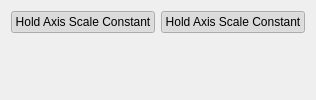
        <widget class="QWidget" name="plotTab">
         <attribute name="title">
          <string>Graph Stuff</string>
         </attribute>
         <layout class="QGridLayout" name="gridLayout_4">
          <item row="1" column="0" colspan="2">
           <layout class="QGridLayout" name="gridLayout_3">
            <item row="0" column="0">
             <widget class="QwtPlot" name="pitch_cmp">
              <property name="frameShape">
               <enum>QFrame::NoFrame</enum>
              </property>
             </widget>
            </item>
            <item row="0" column="2">
             <widget class="QwtPlot" name="roll_cmp"/>
            </item>
            <item row="2" column="0">
             <widget class="QwtPlot" name="pitch_raw"/>
            </item>
            <item row="2" column="2">
             <widget class="QwtPlot" name="roll_raw"/>
            </item>
            <item row="0" column="1" rowspan="3">
             <spacer name="horizontalSpacer">
              <property name="orientation">
               <enum>Qt::Horizontal</enum>
              </property>
              <property name="sizeType">
               <enum>QSizePolicy::Fixed</enum>
              </property>
              <property name="sizeHint" stdset="0">
               <size>
                <width>20</width>
                <height>20</height>
               </size>
              </property>
             </spacer>
            </item>
            <item row="1" column="0">
             <spacer name="verticalSpacer">
              <property name="orientation">
               <enum>Qt::Vertical</enum>
              </property>
              <property name="sizeType">
               <enum>QSizePolicy::Fixed</enum>
              </property>
              <property name="sizeHint" stdset="0">
               <size>
                <width>20</width>
                <height>20</height>
               </size>
              </property>
             </spacer>
            </item>
           </layout>
          </item>
          <item row="0" column="1">
           <widget class="QPushButton" name="constRollAxis">
            <property name="text">
             <string>Hold Axis Scale Constant</string>
            </property>
            <property name="checkable">
             <bool>true</bool>
            </property>
            <property name="checked">
             <bool>true</bool>
            </property>
           </widget>
          </item>
          <item row="0" column="0">
           <widget class="QPushButton" name="constPitchAxis">
            <property name="text">
             <string>Hold Axis Scale Constant</string>
            </property>
            <property name="checkable">
             <bool>true</bool>
            </property>
            <property name="checked">
             <bool>true</bool>
            </property>
           </widget>
          </item>
         </layout>
        </widget>
